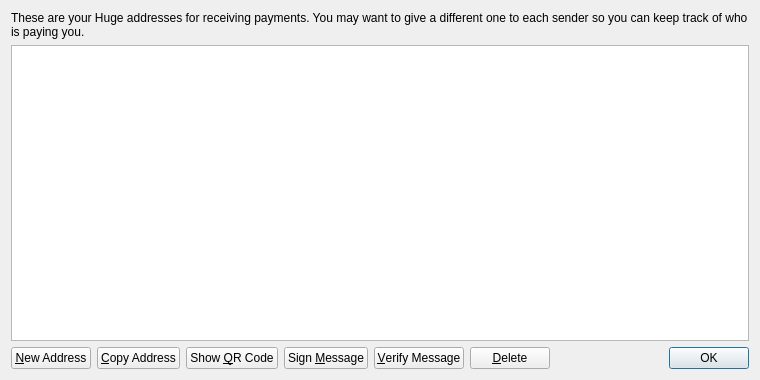
<?xml version="1.0" encoding="UTF-8"?>
<ui version="4.0">
 <class>AddressBookPage</class>
 <widget class="QWidget" name="AddressBookPage">
  <property name="geometry">
   <rect>
    <x>0</x>
    <y>0</y>
    <width>760</width>
    <height>380</height>
   </rect>
  </property>
  <property name="windowTitle">
   <string>Address Book</string>
  </property>
  <layout class="QVBoxLayout" name="verticalLayout">
   <item>
    <widget class="QLabel" name="labelExplanation">
     <property name="text">
      <string>These are your Huge addresses for receiving payments. You may want to give a different one to each sender so you can keep track of who is paying you.</string>
     </property>
     <property name="textFormat">
      <enum>Qt::PlainText</enum>
     </property>
     <property name="wordWrap">
      <bool>true</bool>
     </property>
    </widget>
   </item>
   <item>
    <widget class="QTableView" name="tableView">
     <property name="contextMenuPolicy">
      <enum>Qt::CustomContextMenu</enum>
     </property>
     <property name="toolTip">
      <string>Double-click to edit address or label</string>
     </property>
     <property name="tabKeyNavigation">
      <bool>false</bool>
     </property>
     <property name="selectionMode">
      <enum>QAbstractItemView::SingleSelection</enum>
     </property>
     <property name="selectionBehavior">
      <enum>QAbstractItemView::SelectRows</enum>
     </property>
     <property name="sortingEnabled">
      <bool>true</bool>
     </property>
     <attribute name="verticalHeaderVisible">
      <bool>false</bool>
     </attribute>
    </widget>
   </item>
   <item>
    <layout class="QHBoxLayout" name="horizontalLayout">
     <item>
      <widget class="QPushButton" name="newAddressButton">
       <property name="toolTip">
        <string>Create a new address</string>
       </property>
       <property name="text">
        <string>&amp;New Address</string>
       </property>
      </widget>
     </item>
     <item>
      <widget class="QPushButton" name="copyToClipboard">
       <property name="toolTip">
        <string>Copy the currently selected address to the system clipboard</string>
       </property>
       <property name="text">
        <string>&amp;Copy Address</string>
       </property>
      </widget>
     </item>
     <item>
      <widget class="QPushButton" name="showQRCode">
       <property name="text">
        <string>Show &amp;QR Code</string>
       </property>
      </widget>
     </item>
     <item>
      <widget class="QPushButton" name="signMessage">
       <property name="toolTip">
        <string>Sign a message to prove you own a Huge address</string>
       </property>
       <property name="text">
        <string>Sign &amp;Message</string>
       </property>
      </widget>
     </item>
     <item>
      <widget class="QPushButton" name="verifyMessage">
       <property name="toolTip">
        <string>Verify a message to ensure it was signed with a specified Huge address</string>
       </property>
       <property name="text">
        <string>&amp;Verify Message</string>
       </property>
      </widget>
     </item>
     <item>
      <widget class="QPushButton" name="deleteButton">
       <property name="toolTip">
        <string>Delete the currently selected address from the list</string>
       </property>
       <property name="text">
        <string>&amp;Delete</string>
       </property>
      </widget>
     </item>
     <item>
      <spacer name="horizontalSpacer">
       <property name="orientation">
        <enum>Qt::Horizontal</enum>
       </property>
       <property name="sizeHint" stdset="0">
        <size>
         <width>40</width>
         <height>20</height>
        </size>
       </property>
      </spacer>
     </item>
     <item>
      <widget class="QDialogButtonBox" name="buttonBox">
       <property name="sizePolicy">
        <sizepolicy hsizetype="Maximum" vsizetype="Fixed">
         <horstretch>0</horstretch>
         <verstretch>0</verstretch>
        </sizepolicy>
       </property>
       <property name="standardButtons">
        <set>QDialogButtonBox::Ok</set>
       </property>
      </widget>
     </item>
    </layout>
   </item>
  </layout>
 </widget>
 <resources>
  <include location="../bitcoin.qrc"/>
 </resources>
 <connections/>
</ui>
